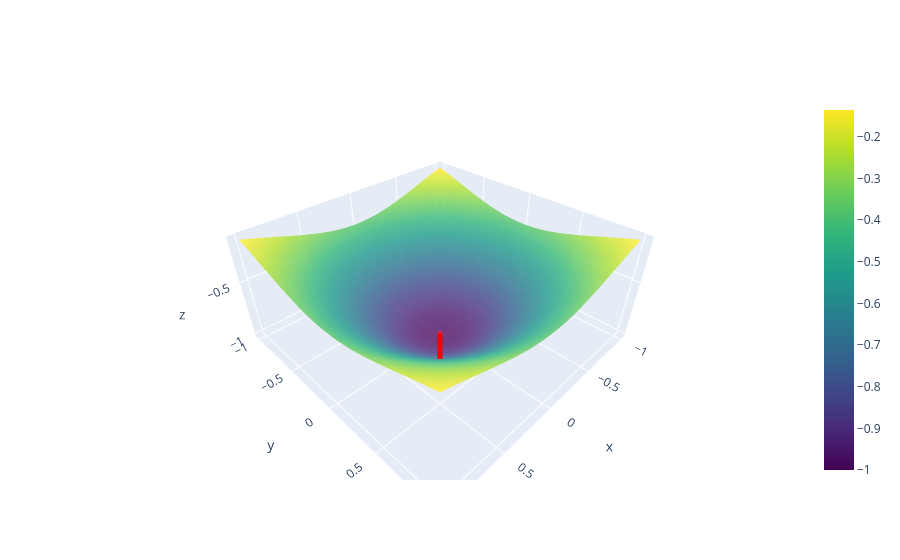

Notebook source saved alongside this figure:
### Markdown cell above
$f(x) = e^{-x_1^2 - x_2^2}$

### Code cell
# @title Plotter

def f(x):
    x1, x2 = x
    # bemerk at hvis x ikke er i D, da lar vi f være ikke definert, eller nan for not a number
    return -np.exp(-x1**2 - x2**2)

def gradientf(x1, x2):
    return np.array(2*x1*np.exp(-x1**2 - x2**2), 2*x2*np.exp(-x1**2 - x2**2))

def dy(t, y):
    return -gradientf(y[0], y[1])

sol = solve_ivp(dy, t_span=[0, 100], y0=[0.5, 0.5], t_eval=np.linspace(0, 100, 1000))



# Create a grid of x and y values
x1 = np.linspace(-1, 1, 300)
x2 = np.linspace(-1, 1, 300)
#x1 = np.sign(x1) * np.sqrt(np.abs(x1))
#x2 = np.sign(x2) * np.sqrt(np.abs(x2))
x = np.meshgrid(x1, x2)

# Compute the function values
x3 = f(x)


# Create figure
fig = go.Figure()

# Add surface
fig.add_surface(
    x=x[0], y=x[1], z=x3, colorscale="Viridis", opacity=0.8
)

# Add curve
fig.add_scatter3d(
    x=sol.y[0], y=sol.y[1], z=f(sol.y), mode="lines", line=dict(color="red", width=10)
)

fig.show()

### Figure 1 — Plotly figure (JSON) as saved in the notebook; plotly's stock layout.template omitted (floating-point values rounded to 4 significant figures; data arrays with more than 128 entries replaced by an {"elided": "..."} marker saying what was removed)
{"data": [{"colorscale": [[0, "#440154"], [0.1111, "#482878"], [0.2222, "#3e4989"], [0.3333, "#31688e"], [0.4444, "#26828e"], [0.5556, "#1f9e89"], [0.6667, "#35b779"], [0.7778, "#6ece58"], [0.8889, "#b5de2b"], [1, "#fde725"]], "opacity": 0.8, "type": "surface", "x": {"elided": "300x300 float values"}, "y": {"elided": "300x300 float values"}, "z": {"elided": "300x300 float values"}}, {"line": {"color": "red", "width": 10}, "mode": "lines", "type": "scatter3d", "x": {"elided": "1000 float values"}, "y": {"elided": "1000 float values"}, "z": {"elided": "1000 float values"}}], "layout": {}}
